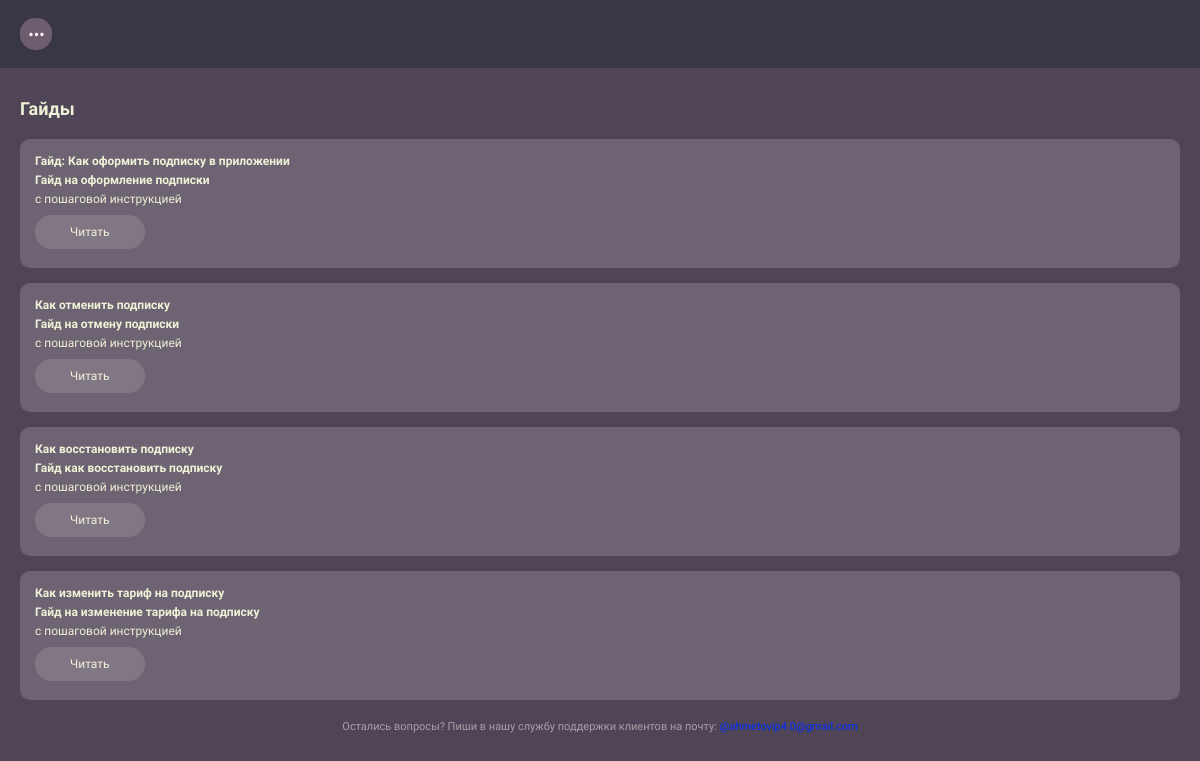
Screenshot of /guides/ (signed in) with the database file from the repository.
### onlinesub_app/models.py (models this page shows, shortened)
class Guide(models.Model):
    title = models.CharField("Заголовок", max_length=255)
    opisanie = models.CharField("Подзаголовок", max_length=100, null=True)
    prodopisanie= models.CharField("Продолжение подзаголовка", max_length=100, null=True)
    image = models.URLField("Ссылка на изображение", max_length=255, blank=True, null=True)
    discription = models.TextField("Описание гайда")
    created_at = models.DateTimeField("Дата и время публикации", default=datetime.now)
    class Meta:
        verbose_name = "Гайд"
        verbose_name_plural = "Гайды"

### onlinesub_app/views.py (the view)
# urls.py: path('guides/', views.guides_page, name='guides_page'),
def guides_page(request):
    guides = Guide.objects.all()
    context = {
        'guides': guides
    }
    return render(request, "./guides.html", context)

### onlinesub_app/templates/guides.html (shortened to what this page needs)
{% extends 'base.html' %}
{% block content %}
{% if user.is_authenticated %}
<section class="subscriptions">
    <div class="container">
        <h2 class = "title">Гайды</h2>
        <div class="subscriptions-list">
            {% for guide in guides %}
            <div class="subscription-card">
                <h3 class="subscription-card__title"><strong>{{ guide.title}}</strong></h3>
                <h3 class="subscription-card__company">{{ guide.opisanie }}</h3>
                <h3 class="subscription-card__title">{{ guide.prodopisanie }}</h3>
                <a href="{% url 'guide_detail_page' pk=guide.pk %}" class="dark-button">Читать</a>
            </div>
            {% endfor %}
        </div>
        <p style="text-align: center; font-size: 11px; color: rgba(221, 212, 212, 0.633);">Остались вопросы? Пиши в нашу службу поддержки клиентов на почту: <span style="color: rgb(0, 46, 251);">@ahmetovip4.0@gmail.com</span></p>
    </div>
</section>
{% endif %}
{% endblock %}

### onlinesub_app/templates/base.html (shortened to what this page needs)
{% load static %}
<!DOCTYPE html>
<html lang="en">
<head>
    <link rel="stylesheet" href="{% static './css/style.css' %}">
</head>
<body>
    <header class="header">
        <div class="container">
            <button class="menu-button" onclick="burgerMenuAction()">
                <img src="{% static './image/menu.svg' %}" alt="Menu">
            </button>
        </div>
    </header>
    <main>
        {% block content %}
        {% endblock %}
    </main>
</body>
</html>

### onlinesub_app/static/css/style.css (style rules this page uses)
* { padding: 0; margin: 0; box-sizing: border-box; font-family: "Comfortaa", sans-serif; }
:root { --night: #f4eee06e; --moon: #6D5D6E; --moons: #a89ea955; --phon: #4F4557; --sera: #eef2d7; --shapka: #393646; --moonse: #b9828228; --moonk: #857487; }
.container { margin-left: 20px; margin-right: 20px; }
.title { font-size: 18px; font-weight: 700; color: var(--sera); }
.header { padding: 18px 0; background-color: var(--shapka); }
.menu-button { cursor: pointer; border: 0px; border-radius: 15px; width: 32px; height: 32px; display: flex; align-items: center; justify-content: center; background-color: var(--moon); transition: 0.3s ease-in-out; }
main { background-color: var(--phon); min-height: 100vh; }
.categories, .subscriptions, .subscription-detail, .auth { padding: 30px 0; }
.categories-list, .subscriptions-list { margin: 20px 0; }
.subscription-card { padding: 15px; border-radius: 10px; width: 100%; background-color: var(--moons); margin-bottom: 15px; }
.subscription-card__title, .subscription-card__company { color: var(--sera); font-size: 12px; margin-bottom: 5px; }
.subscription-card__title { font-weight: 400; }
.subscription-card__company { font-weight: 600; }
.dark-button, .button-moon { cursor: pointer; font-size: 12px; text-decoration: none; display: inline-block; margin: 4px 0; background-color: var(--moons); color: var(--sera); padding: 10px 35px; border-radius: 30px; transition: 0.3s ease-in-out; border: none; }

### rows the page displays
Guide: title "Гайд: Как оформить подписку в приложении", opisanie "Гайд на оформление подписки", prodopisanie "с пошаговой инструкцией"
Guide: title "Как отменить подписку", opisanie "Гайд на отмену подписки", prodopisanie "с пошаговой инструкцией"
Guide: title "Как восстановить подписку", opisanie "Гайд как восстановить подписку", prodopisanie "с пошаговой инструкцией"
Guide: title "Как изменить тариф на подписку", opisanie "Гайд на изменение тарифа на подписку", prodopisanie "с пошаговой инструкцией"
